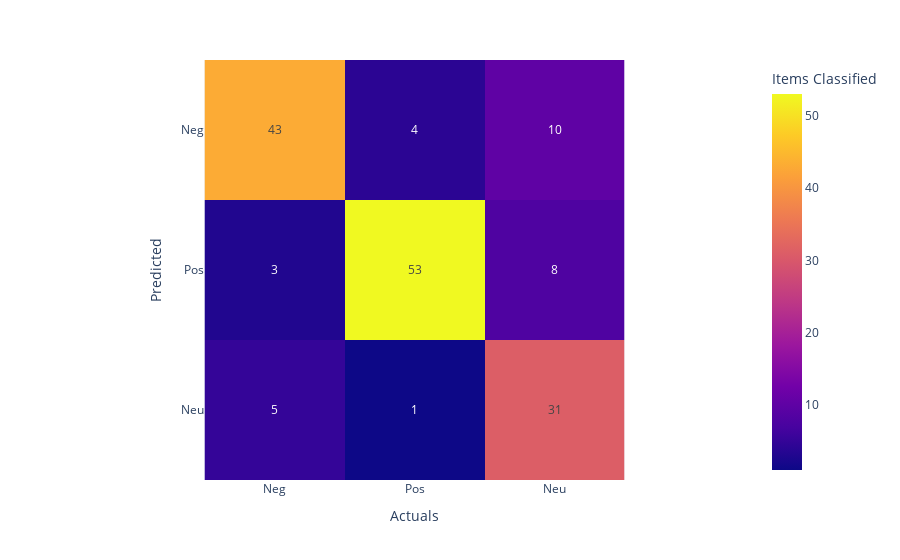
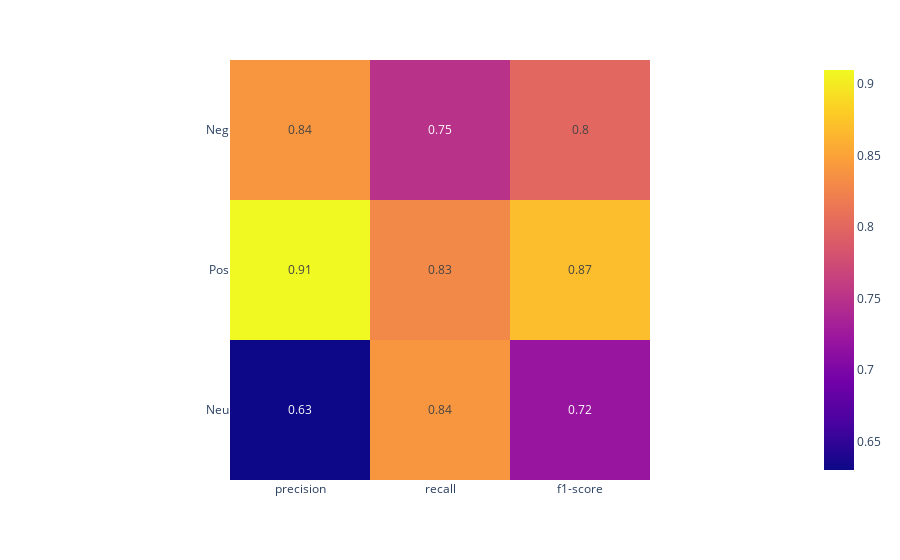

The cell these charts' notebook holds for them, in order:
### Markdown cell above
### Logistic Regression

### Code cell
X_train, X_test, y_train, y_test, input_dim = prepare_data(obesity, method="logistic_regression")

model = build_lr_model(X_train, X_test, y_train, y_test, input_dim)

get_metrics(model, obesity, X_test, y_test)

### Figure 1 — Plotly figure (JSON) as saved in the notebook; plotly's stock layout.template omitted (floating-point values rounded to 4 significant figures)
{"data": [{"coloraxis": "coloraxis", "hovertemplate": "Actuals: %{x}<br>Predicted: %{y}<br>Items Classified: %{z}<extra></extra>", "name": "0", "texttemplate": "%{z}", "type": "heatmap", "x": ["Neg", "Pos", "Neu"], "xaxis": "x", "y": ["Neg", "Pos", "Neu"], "yaxis": "y", "z": [[43, 4, 10], [3, 53, 8], [5, 1, 31]]}], "layout": {"coloraxis": {"colorbar": {"title": {"text": "Items Classified"}}, "colorscale": [[0, "#0d0887"], [0.1111, "#46039f"], [0.2222, "#7201a8"], [0.3333, "#9c179e"], [0.4444, "#bd3786"], [0.5556, "#d8576b"], [0.6667, "#ed7953"], [0.7778, "#fb9f3a"], [0.8889, "#fdca26"], [1, "#f0f921"]]}, "margin": {"t": 60}, "xaxis": {"anchor": "y", "constrain": "domain", "domain": [0, 1], "scaleanchor": "y", "title": {"text": "Actuals"}}, "yaxis": {"anchor": "x", "autorange": "reversed", "constrain": "domain", "domain": [0, 1], "title": {"text": "Predicted"}}}}

### Figure 2 — Plotly figure (JSON) as saved in the notebook; plotly's stock layout.template omitted (floating-point values rounded to 4 significant figures)
{"data": [{"coloraxis": "coloraxis", "hovertemplate": "x: %{x}<br>y: %{y}<br>color: %{z}<extra></extra>", "name": "0", "texttemplate": "%{z}", "type": "heatmap", "x": ["precision", "recall", "f1-score"], "xaxis": "x", "y": ["Neg", "Pos", "Neu"], "yaxis": "y", "z": [[0.84, 0.75, 0.8], [0.91, 0.83, 0.87], [0.63, 0.84, 0.72]]}], "layout": {"coloraxis": {"colorscale": [[0, "#0d0887"], [0.1111, "#46039f"], [0.2222, "#7201a8"], [0.3333, "#9c179e"], [0.4444, "#bd3786"], [0.5556, "#d8576b"], [0.6667, "#ed7953"], [0.7778, "#fb9f3a"], [0.8889, "#fdca26"], [1, "#f0f921"]]}, "margin": {"t": 60}, "xaxis": {"anchor": "y", "constrain": "domain", "domain": [0, 1], "scaleanchor": "y"}, "yaxis": {"anchor": "x", "autorange": "reversed", "constrain": "domain", "domain": [0, 1]}}}
